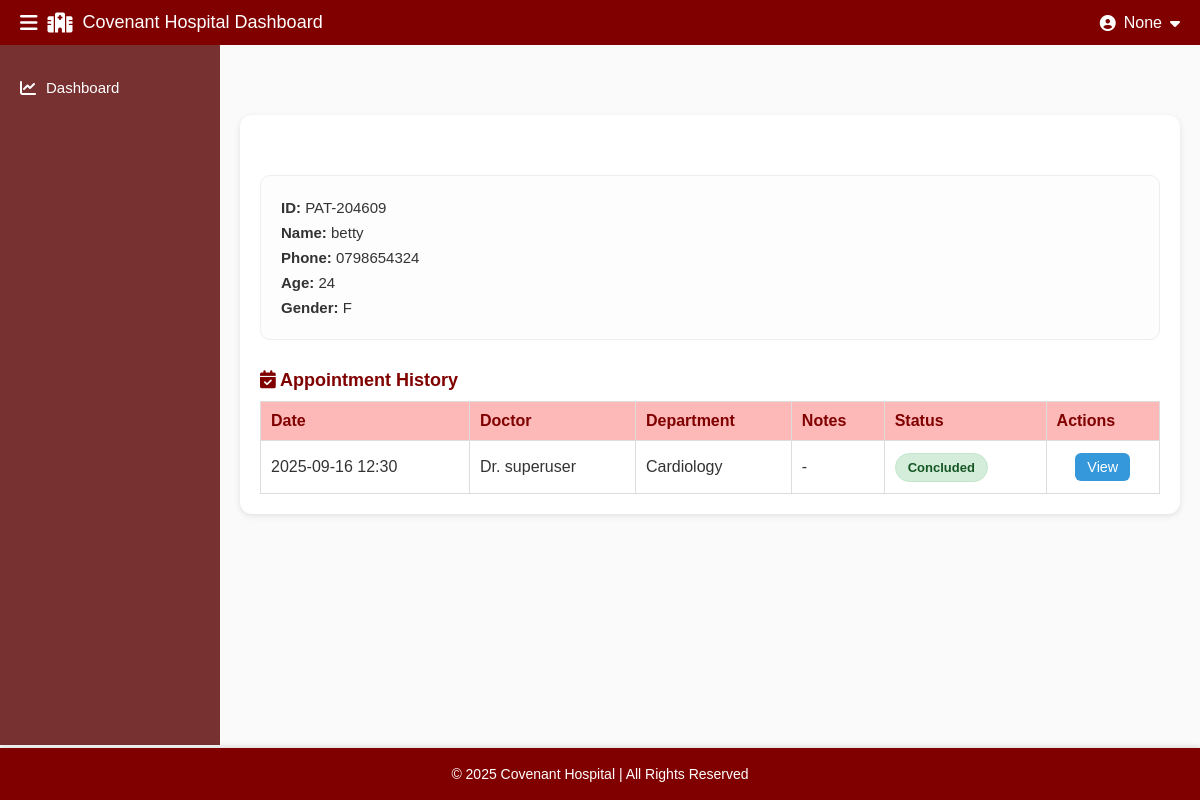
The app's page /patients/PAT-204609/, older data.
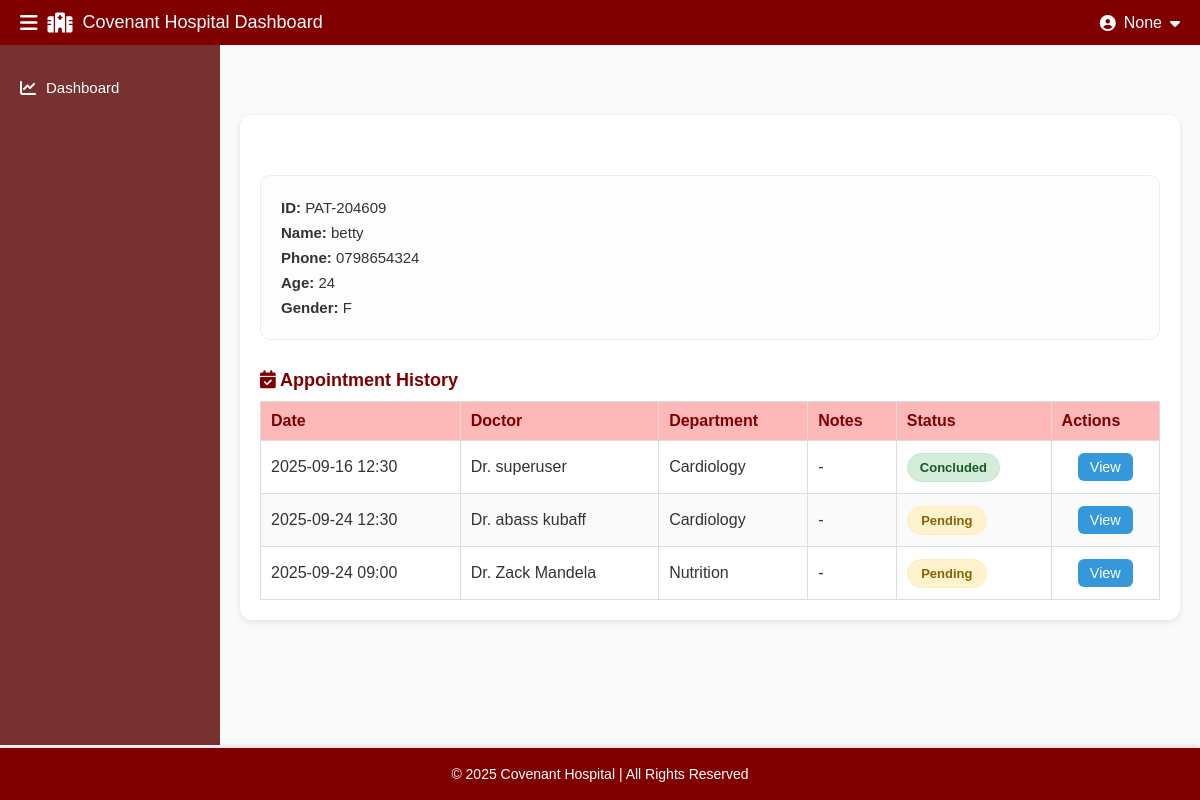
The same page, newer data.
### core/models.py (models this page shows, shortened)
class Appointment(models.Model):
    STATUS_CHOICES = (
        ('confirmed', 'Confirmed'),
        ('pending', 'Pending'),
        ('cancelled', 'Cancelled'),
    )
    patient = models.ForeignKey(Patient, on_delete=models.CASCADE, related_name="appointments")
    doctor = models.ForeignKey(Doctor, on_delete=models.SET_NULL, null=True, blank=True, related_name="appointments")
    date = models.DateTimeField()
    status = models.CharField(max_length=20, choices=STATUS_CHOICES, default='pending')

class Doctor(models.Model):
    doctor_id = models.CharField(max_length=20, unique=True, editable=False, blank=True, null=True)
    name = models.CharField(max_length=200)
    email = models.EmailField(blank=True, null=True)
    phone = models.CharField(max_length=20, blank=True, null=True)
    department = models.ForeignKey(Department, on_delete=models.SET_NULL, null=True, blank=True)
    approved = models.BooleanField(default=False)

class Department(models.Model):
    name = models.CharField(max_length=100, unique=True, default="General")

### core/views.py (the view)
# urls.py: path("patients/<str:patient_id>/", views.patient_detail, name="patient_detail"),
def patient_detail(request, patient_id):
    patient = get_object_or_404(Patient, patient_id=patient_id)
    role = request.session.get("user_role", None)  # doctor or patient
    return render(request, "dashboard/patient_detail.html", {
        "patient": patient,
        "role": role
    })

### core/context_processors.py (called while the page is built)
def session_info(request):
    role = request.session.get("user_role")
    name = None
    if role == "doctor":
        doctor_id = request.session.get("doctor_id")
        doctor = Doctor.objects.filter(id=doctor_id).first()
        if doctor:
            name = f"Dr. {doctor.name}"
    elif role == "patient":
        patient_id = request.session.get("patient_id")
        patient = Patient.objects.filter(id=patient_id).first()
        if patient:
            name = patient.name
    return {
        "session_role": role,
        "session_name": name,
    }

### templates/dashboard/patient_detail.html (shortened to what this page needs)
{% extends "dashboard/base_dashboard.html" %}
{% block page_class %}patient-detail-page{% endblock %}
{% block content %}
<section class="patient-detail-section">
  <div class="patient-card">
    <div class="patient-info">
  <p><strong>ID:</strong> {{ patient.patient_id }}</p>
        <p><strong>Name:</strong> {{ patient.name }}</p>
      <p><strong>Phone:</strong> {{ patient.phone }}</p>
      <p><strong>Age:</strong> {{ patient.age }}</p>
      <p><strong>Gender:</strong> {{ patient.gender }}</p>
    </div>
  </div>
  <div class="appointments-history">
    <h4><i class="fa-solid fa-calendar-check"></i> Appointment History</h4>
    <table class="appointments-table">
      <thead>
        <tr>
          <th>Date</th>
          <th>Doctor</th>
          <th>Department</th>
          <th>Notes</th>
          <th>Status</th>
          <th>Actions</th>
        </tr>
      </thead>
      <tbody>
        {% for appt in patient.appointments.all %}
          <tr>
            <td>{{ appt.date|date:"Y-m-d H:i" }}</td>
            <td>Dr. {{ appt.doctor.name }}</td>
            <td>
            {% if appt.doctor and appt.doctor.department %}
              {{ appt.doctor.department.name }}
            {% else %}
              N/A
            {% endif %}
          </td>
            <td>{{ appt.notes|default:"-" }}</td>
            <td><span class="status {{ appt.status|lower }}">{{ appt.status }}</span></td>
             <td>
            <div class="action-buttons">
              <a href="{% url 'appointment_detail' appt.id %}" class="btn-action view">View</a>
            </div>
          </td>
          </tr>
        {% empty %}
          <tr><td colspan="3">No appointments found.</td></tr>
        {% endfor %}
      </tbody>
    </table>
  </div>
</section>
{% endblock %}

Row changes from the older to the newer data that the page shows:
added Appointment: date "2025-09-24 12:30", doctor.name "abass kubaff", doctor.department.name "Cardiology", notes "-", status "Pending"
added Appointment: date "2025-09-24 09:00", doctor.name "Zack Mandela", doctor.department.name "Nutrition", notes "-", status "Pending"
